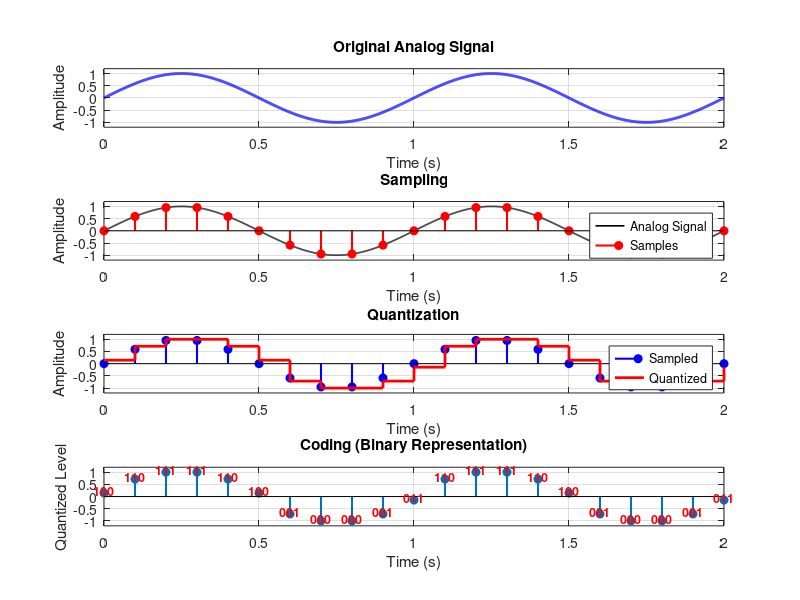

Source code (MATLAB):
clc;
clear;
close all;

%% Original Analog Signal
fa = 1;                  % Signal frequency (Hz)
t = 0:0.001:2;           % Continuous time
x = sin(2*pi*fa*t);

%% Sampling
fs = 10;                 % Sampling frequency
Ts = 1/fs;
n = 0:Ts:2;
xs = sin(2*pi*fa*n);

%% Quantization
L = 8;                   % Number of quantization levels
xmin = -1;
xmax = 1;

step = (xmax-xmin)/(L-1);

% Quantization index (0 to L-1)
index = round((xs-xmin)/step);

% Limit index
index(index<0)=0;
index(index>L-1)=L-1;

% Quantized signal
xq = xmin + index*step;

%% Coding
bits = ceil(log2(L));    % Number of bits required
binaryCode = dec2bin(index,bits);

%% Plotting
figure('Position',[100 100 900 800]);

%% Original Analog Signal
subplot(4,1,1)
plot(t,x,'b','LineWidth',2)
grid on
title('Original Analog Signal')
xlabel('Time (s)')
ylabel('Amplitude')
ylim([-1.2 1.2])

%% Sampling
subplot(4,1,2)
plot(t,x,'k','LineWidth',1.2)
hold on
stem(n,xs,'r','filled','LineWidth',1.5)
grid on
title('Sampling')
xlabel('Time (s)')
ylabel('Amplitude')
legend('Analog Signal','Samples')
ylim([-1.2 1.2])

%% Quantization
subplot(4,1,3)
stem(n,xs,'b','filled','LineWidth',1.5)
hold on
stairs(n,xq,'r','LineWidth',2)
grid on
title('Quantization')
xlabel('Time (s)')
ylabel('Amplitude')
legend('Sampled','Quantized')
ylim([-1.2 1.2])

%% Coding Visualization
subplot(4,1,4)
stem(n,xq,'filled','LineWidth',1.5)
grid on
title('Coding (Binary Representation)')
xlabel('Time (s)')
ylabel('Quantized Level')
ylim([-1.2 1.2])

% Display binary code beside each sample
for k=1:length(n)
    text(n(k),xq(k)+0.12,binaryCode(k,:),...
        'HorizontalAlignment','center',...
        'FontWeight','bold',...
        'Color','red',...
        'FontSize',9);
end
